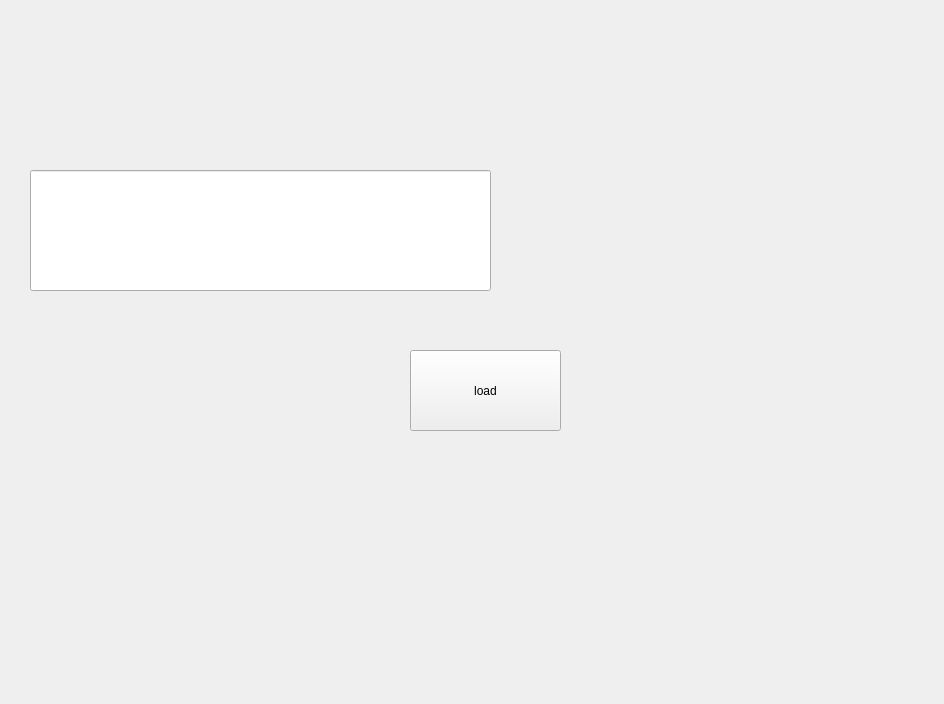
<?xml version="1.0" encoding="UTF-8"?>
<ui version="4.0">
 <class>MainWindowDesign</class>
 <widget class="QMainWindow" name="MainWindowDesign">
  <property name="geometry">
   <rect>
    <x>0</x>
    <y>0</y>
    <width>944</width>
    <height>704</height>
   </rect>
  </property>
  <property name="windowTitle">
   <string>QRosApp</string>
  </property>
  <property name="windowIcon">
   <iconset resource="../resources/images.qrc">
    <normaloff>:/images/icon.png</normaloff>:/images/icon.png</iconset>
  </property>
  <property name="locale">
   <locale language="English" country="Australia"/>
  </property>
  <widget class="QWidget" name="centralwidget">
   <widget class="QLineEdit" name="lineEdit">
    <property name="geometry">
     <rect>
      <x>30</x>
      <y>170</y>
      <width>461</width>
      <height>121</height>
     </rect>
    </property>
   </widget>
   <widget class="QPushButton" name="pushButton">
    <property name="geometry">
     <rect>
      <x>410</x>
      <y>350</y>
      <width>151</width>
      <height>81</height>
     </rect>
    </property>
    <property name="text">
     <string>load</string>
    </property>
   </widget>
  </widget>
  <action name="action_Quit">
   <property name="text">
    <string>&amp;Quit</string>
   </property>
   <property name="shortcut">
    <string>Ctrl+Q</string>
   </property>
   <property name="shortcutContext">
    <enum>Qt::ApplicationShortcut</enum>
   </property>
  </action>
  <action name="action_Preferences">
   <property name="text">
    <string>&amp;Preferences</string>
   </property>
  </action>
  <action name="actionAbout">
   <property name="text">
    <string>&amp;About</string>
   </property>
  </action>
  <action name="actionAbout_Qt">
   <property name="text">
    <string>About &amp;Qt</string>
   </property>
  </action>
 </widget>
 <resources>
  <include location="../resources/images.qrc"/>
 </resources>
 <connections>
  <connection>
   <sender>action_Quit</sender>
   <signal>triggered()</signal>
   <receiver>MainWindowDesign</receiver>
   <slot>close()</slot>
   <hints>
    <hint type="sourcelabel">
     <x>-1</x>
     <y>-1</y>
    </hint>
    <hint type="destinationlabel">
     <x>399</x>
     <y>299</y>
    </hint>
   </hints>
  </connection>
 </connections>
</ui>
